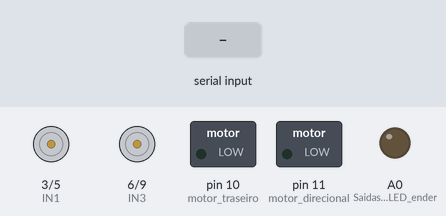
Recording of a sketch running on a simulated Arduino Uno, built with avr-gcc and run on an emulated ATmega328P. Parts: motor-driver pin pairs drawn as motors (green arrow = first pin HIGH = forward, orange = second pin HIGH = backward, longer = more drive), switched loads named in the sketch (green lamp = pin HIGH), output pins drawn as LEDs (lit = HIGH). The test bench sets the inputs (shaded band). What the sketch prints to the serial monitor is not drawn.

Above: at 1.2 s.
1.3 s: byte 70 ('F') received over Serial
At 1.7 s:
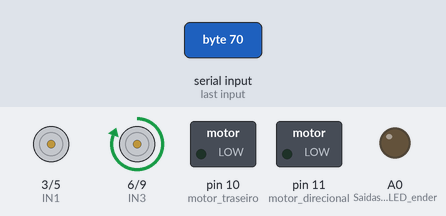
2.8 s: byte 71 ('G') received over Serial
At 4.0 s:
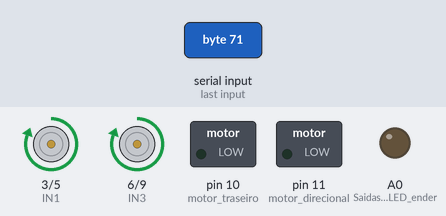
4.3 s: byte 73 ('I') received over Serial
At 5.2 s:
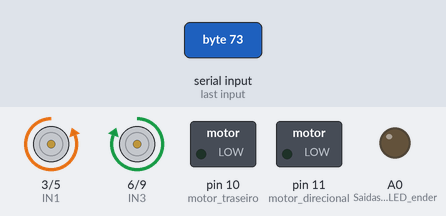
5.8 s: byte 66 ('B') received over Serial
At 6.3 s:
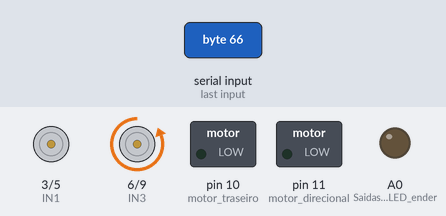
7.3 s: byte 72 ('H') received over Serial
At 8.7 s:
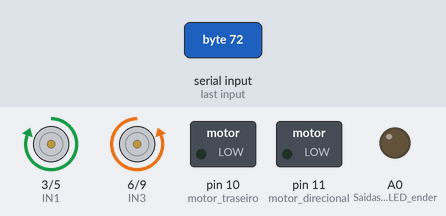
Timing chart, 0 to 10.3 s (numbered marks = the images above; inputs shaded):
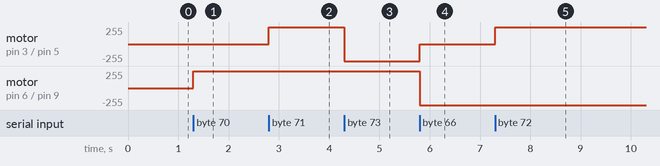

Measured:
- after the input at 1.3 s, motor on pin 6 (IN3) / pin 9 (IN4): stopped → forward 255/255 at once
- after the input at 2.8 s, motor on pin 3 (IN1) / pin 5 (IN2): stopped → forward 255/255 at once
- after the input at 4.3 s, motor on pin 3 (IN1) / pin 5 (IN2): forward 255/255 → backward 255/255 at once
- after the input at 5.8 s, motor on pin 3 (IN1) / pin 5 (IN2): backward 255/255 → stopped at once; motor on pin 6 (IN3) / pin 9 (IN4): forward 255/255 → backward 255/255 at once
- after the input at 7.3 s, motor on pin 3 (IN1) / pin 5 (IN2): stopped → forward 255/255 at once

The sketch:

Carrinho_de_CR_-_code.ino
```cpp
/*
          Autores: João Vitor Gome e Mateus Lima
   Funcionalidade: O programa a seguir faz o controle de direção, velocidade e
                   iluminação de um carrinho bluetooth montado em um arduino
                   UNO, com uma shield ponte H, através do protocolo serial

*/

//Aqui pode ser feito o ajuste de correção:
#define Fator_correcao_Dir 1
#define Fator_correcao_Tra 1

//Aqui pode ser alterada a potencia do motor
#define vmax_D 127
#define vmax_T 191

//Pinos de sáida de dados do motor:
#define motor_direcional 11
#define motor_traseiro 10

/*Saidas de dados para a shield ponte H responsavel
pela direção dos motores*/
#define IN1 3
#define IN2 5
#define IN3 6
#define IN4 9

//Variaveis responsaveis pelo controle dos motores
char estado=0;
int veloc_max_D;
int veloc_max_T;

void setup()
{
  Serial.begin(9600);
  pinMode(A0,OUTPUT);  //Saidas de dados LED enderecavel
  pinMode(motor_direcional,OUTPUT);  //PWM motor direcional
  pinMode(motor_traseiro,OUTPUT);  //PWM motor traseiro
  pinMode(IN1, OUTPUT); //entrada 1 shield ponte H
  pinMode(IN2, OUTPUT); //entrada 2 shield ponte H
  pinMode(IN3, OUTPUT); //entrada 3 shield ponte H
  pinMode(IN4, OUTPUT); //entrada 4 shield ponte H
}

void loop()
{
 //Os valores lidos pelo serial sao alocados na variavel "estado"
 if(Serial.available()>0)
 {
   estado = Serial.read();
   Serial.write(estado);
 }


if(estado == '0')
{
  veloc_max_D = vmax_D * 0;
  veloc_max_T = vmax_T * 0;
}
if(estado == '1')
{
  veloc_max_D = vmax_D * 0.1;
  veloc_max_T = vmax_T * 0.1;
}
if(estado == '2')
{
  veloc_max_D = vmax_D * 0.2;
  veloc_max_T = vmax_T * 0.2;
}
if(estado == '3')
{
  veloc_max_D = vmax_D * 0.3;
  veloc_max_T = vmax_T * 0.3;
}
if(estado == '4')
{
  veloc_max_D = vmax_D * 0.39;
  veloc_max_T = vmax_T * 0.39;
}
if(estado == '5')
{
  veloc_max_D = vmax_D * 0.5;
  veloc_max_T = vmax_T * 0.5;
}
if(estado == '6')
{
  veloc_max_D = vmax_D * 0.6;
  veloc_max_T = vmax_T * 0.6;
}
if(estado == '7')
{
  veloc_max_D = vmax_D * 0.7;
  veloc_max_T = vmax_T * 0.7;
}
if(estado == '8')
{
  veloc_max_D = vmax_D * 0.78;
  veloc_max_T = vmax_T * 0.78;
}
if(estado == '9')
{
  veloc_max_D = vmax_D * 9;
  veloc_max_T = vmax_T * 9;
}
if(estado == 'q')
{
  veloc_max_T = vmax_T;
}


// Se o estado recebido for igual a 'F', o carro se movimenta para frente.
if(estado == 'F')
{
  digitalWrite(IN1,0);
  digitalWrite(IN2,0);
  digitalWrite(IN3,1);
  digitalWrite(IN4,0);
  digitalWrite(motor_direcional,veloc_max_D * Fator_correcao_Dir);
  digitalWrite(motor_traseiro,veloc_max_T * Fator_correcao_Tra);
}

// Se o estado recebido for igual a 'I', o carro se movimenta para Frente Esquerda.
if(estado == 'G')
{
  digitalWrite(IN1,1);
  digitalWrite(IN2,0);
  digitalWrite(IN3,1);
  digitalWrite(IN4,0);
  digitalWrite(motor_direcional,veloc_max_D * Fator_correcao_Dir);
  digitalWrite(motor_traseiro,veloc_max_T * Fator_correcao_Tra);
}

// Se o estado recebido for igual a 'G', o carro se movimenta para Frente Direita.
if(estado == 'I')
{
  digitalWrite(IN1,0);
  digitalWrite(IN2,1);
  digitalWrite(IN3,1);
  digitalWrite(IN4,0);
  digitalWrite(motor_direcional,veloc_max_D * Fator_correcao_Dir);
  digitalWrite(motor_traseiro,veloc_max_T * Fator_correcao_Tra);
}

// Se o estado recebido for igual a 'B', o carro se movimenta para trás.
if(estado == 'B')
{
  digitalWrite(IN1,0);
  digitalWrite(IN2,0);
  digitalWrite(IN3,0);
  digitalWrite(IN4,1);
  digitalWrite(motor_direcional,veloc_max_D * Fator_correcao_Dir);
  digitalWrite(motor_traseiro,veloc_max_T * Fator_correcao_Tra);
}

// Se o estado recebido for igual a 'H', o carro se movimenta para Trás Esquerda.
if(estado == 'H')
{
  digitalWrite(IN1,1);
  digitalWrite(IN2,0);
  digitalWrite(IN3,0);
  digitalWrite(IN4,1);
  digitalWrite(motor_direcional,veloc_max_D * Fator_correcao_Dir);
  digitalWrite(motor_traseiro,veloc_max_T * Fator_correcao_Tra);
}

// Se o estado recebido for igual a 'J', o carro se movimenta para Trás Direita.
if(estado == 'J')
{
  digitalWrite(IN1,0);
  digitalWrite(IN2,1);
  digitalWrite(IN3,0);
  digitalWrite(IN4,1);
  digitalWrite(motor_direcional,veloc_max_D * Fator_correcao_Dir);
  digitalWrite(motor_traseiro,veloc_max_T * Fator_correcao_Tra);
}

// Se o estado recebido for igual a 'L', o carro se movimenta para esquerda.
if(estado == 'L')
{
  digitalWrite(IN1,1);
  digitalWrite(IN2,0);
  digitalWrite(IN3,0);
  digitalWrite(IN4,0);
  digitalWrite(motor_direcional,veloc_max_D * Fator_correcao_Dir);
  digitalWrite(motor_traseiro,veloc_max_T * Fator_correcao_Tra);
}

// Se o estado recebido for igual a 'R', o carro se movimenta para direita.
if(estado == 'R')
{
  digitalWrite(IN1,0);
  digitalWrite(IN2,1);
  digitalWrite(IN3,0);
  digitalWrite(IN4,0);
  digitalWrite(motor_direcional,veloc_max_D * Fator_correcao_Dir);
  digitalWrite(motor_traseiro,veloc_max_T * Fator_correcao_Tra);
}

// Se o estado recebido for igual a 'S', o carro permanece parado.
if(estado == 'S')
{
  digitalWrite(IN1,0);
  digitalWrite(IN2,0);
  digitalWrite(IN3,0);
  digitalWrite(IN4,0);
  digitalWrite(motor_direcional,veloc_max_D * Fator_correcao_Dir);
  digitalWrite(motor_traseiro,veloc_max_T * Fator_correcao_Tra);
}
}
```
